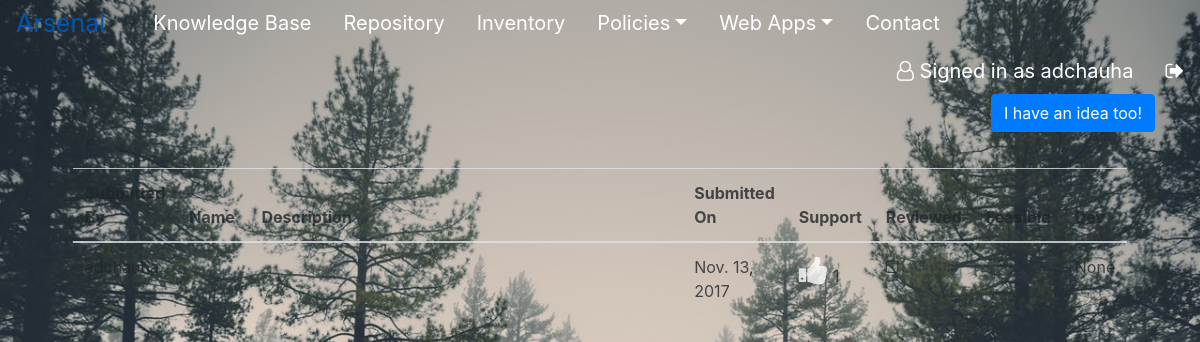
/trendingidea (signed in), run on the app's committed database.
### home/models.py (models this page shows, shortened)
class trendingidea(models.Model):
	iname = models.CharField(unique=True, max_length=15)
	idea = models.TextField(unique=True)
	submittedon = models.DateField(auto_now=True)
	support = models.ManyToManyField(User)
	hits = models.PositiveSmallIntegerField(default=1,editable=False)
	readbyadmin = models.BooleanField(default=0)
	feasibilitycheck = models.NullBooleanField(null=True)
	submittedby = models.ForeignKey(User,related_name="submitted_by")
	assignedto = models.ForeignKey(User, blank=True, null=True, related_name="assignedto")

### home/views.py (the view, shortened to what this page needs)
# urls.py: url(r'^trendingidea', views.arsenal_trendingidea),
def arsenal_trendingidea(request):
	if str(request.user) != 'AnonymousUser':
		if request.method =='GET':
			ti=list(trendingidea.objects.values('readbyadmin','id','iname','idea','submittedon','readbyadmin','feasibilitycheck','submittedby__username','assignedto__username','hits'))
			return render(request,'home/trendingidea.html',{'arsenal_user':request.user,'ti':ti})
	else:
		return render(request,'home/unauth.html',{'arsenal_user':request.user})

### home/templates/home/trendingidea.html (shortened to what this page needs)
{% extends 'home/frame.html' %}
{% block content %}
<div class="container" id="1" style="width:95%; height:90%; overflow-y:auto">
<table style="width:95%; top:5%; margin:auto;position:relative;opacity:.8" class="table table-inverse">
<thead>
<th style="width:7%">Submitted By</th> <th style="width:7%">Name</th> <th style="width:60%">Description</th> <th style="width:8%">Submitted On</th> <th style="width:7%">Support</th> <th style="text-align:center;width:5%">Reviewed</th> <th style="width:5%">Feasible</th> <th style="width:10%">Dev</th>
</thead>
{% for i in ti %}
<tr><td>{{i.submittedby__username}}</td> <td>{{i.iname}}</td> <td>{{i.idea}}</td> <td>{{i.submittedon}}</td>
<td><a href="/goto?page=ti&page_id={{i.id}}"><span class="fa fa-thumbs-up fa-2x"></span></a> {{i.hits}}</td>
<td>
{% if i.readbyadmin == 0 %}
<i class="fa fa-square-o"></i>
{% else %}
<i class="fa fa-check-square-o"></i>
{% endif %}
</td>
<td>
</td>
<td>{{i.assignedto__username}}</td>
</tr>
{% endfor %}
<button type="button" id="22" class="btn btn-primary pull-right">I have an idea too!</button>
</table>
</div>
{% endblock %}

### home/templates/home/frame.html (shortened to what this page needs)
<!DOCTYPE html>
<html>
    <head>
        <link rel="stylesheet" href="https://maxcdn.bootstrapcdn.com/bootstrap/4.0.0-alpha.6/css/bootstrap.min.css">
        <link rel="stylesheet" href="/static/home/css/css/font-awesome.min.css">
    </head>
    <body class="bg">
        <nav class="nav bg-inverse" style="font-size: 20px;">
            <a class="nav-link navbar-brand" style="font-size: 25px"href="/">Arsenal</a>
            <a class="nav-link "href="knowledgebase.html" title="Trainings and Research Portal">Knowledge Base</a>
            <a class="nav-link" href="repository.html" title="Useful Links">Repository</a>
            <a class="nav-link" href="inventory.html" title="IPPhones/CUCM/Routers">Inventory</a>
	   <div class="dropdown">
            <a class="nav-link dropdown-toggle" data-toggle="dropdown" href="#">Policies</a>
            </div>
            <div class="dropdown">
            <a class="nav-link dropdown-toggle" data-toggle="dropdown" href="#">Web Apps</a>
            </div>
            <a class="nav-link" href="contact.html">Contact</a>
            <a class="nav-link ml-auto" href="login.html" title="Login Page"><i class="fa fa-user-o"></i> Signed in as {{arsenal_user}}</a>
	    <a class="nav-link" href="logout.html" title="Click to Logout"><i class="fa fa-sign-out" title="logout"></i></a>
        </nav>
	{% block content%}
	{% endblock %}
    </body>
</html>

### home/templates/home/frame.html (style rules this page uses)
body,html { height:100%; }
.bg { background-image: url(static/home/images/back.jpeg); height: 100%; background-position: center; background-repeat: no-repeat; background-size:cover; }
a { color:white; }

### data on the page
trendingidea: submittedby__username "adchauha", submittedon "Nov. 13, 2017", hits "1", readbyadmin False (drawn), assignedto__username "None"

### other printed values
{{ arsenal_user }} "adchauha"
